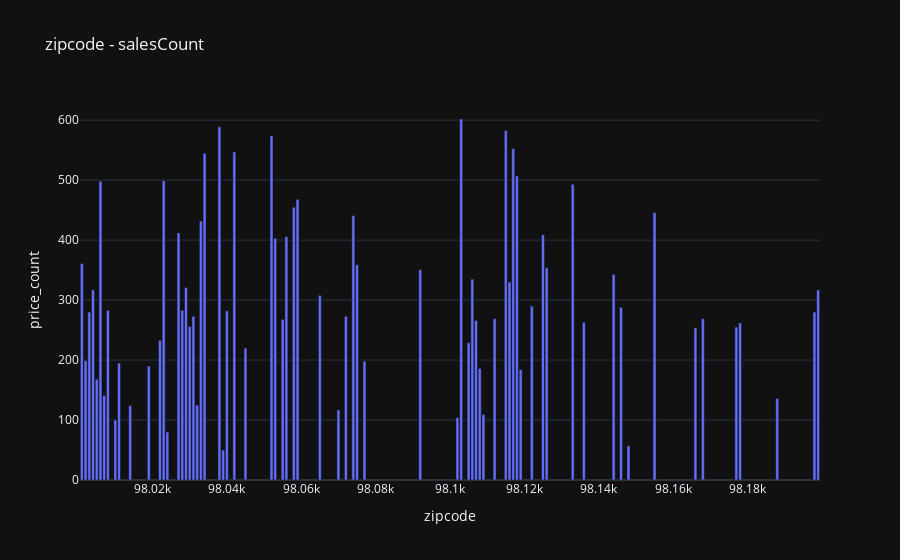

Write notebook code for a chart like this one.
### Code cell
px.bar(dfzipCode[:], x="zipcode" , y= "price_count", template="plotly_dark",title="zipcode - salesCount")

### Figure 1 — Plotly figure (JSON) as saved in the notebook; plotly's stock layout.template omitted (floating-point values rounded to 4 significant figures)
{"data": [{"alignmentgroup": "True", "hovertemplate": "zipcode=%{x}<br>price_count=%{y}<extra></extra>", "legendgroup": "", "marker": {"color": "#636efa"}, "name": "", "offsetgroup": "", "orientation": "v", "showlegend": false, "textposition": "auto", "type": "bar", "x": [98103, 98038, 98115, 98052, 98117, 98042, 98034, 98118, 98023, 98006, 98133, 98059, 98058, 98155, 98074, 98033, 98027, 98125, 98056, 98053, 98001, 98075, 98126, 98092, 98144, 98106, 98116, 98029, 98199, 98004, 98065, 98122, 98146, 98008, 98028, 98040, 98198, 98003, 98072, 98031, 98112, 98168, 98055, 98107, 98136, 98178, 98030, 98177, 98166, 98022, 98105, 98045, 98002, 98077, 98011, 98019, 98108, 98119, 98005, 98007, 98188, 98032, 98014, 98070, 98109, 98102, 98010, 98024, 98148, 98039], "xaxis": "x", "y": [602, 589, 583, 574, 553, 547, 545, 507, 499, 498, 493, 468, 455, 446, 441, 432, 412, 409, 406, 403, 361, 359, 354, 351, 343, 335, 330, 321, 317, 317, 308, 290, 288, 283, 283, 282, 280, 280, 273, 273, 269, 269, 268, 266, 263, 262, 256, 255, 254, 233, 229, 220, 199, 198, 195, 190, 186, 184, 168, 141, 136, 125, 124, 117, 109, 104, 100, 80, 57, 50], "yaxis": "y"}], "layout": {"barmode": "relative", "legend": {"tracegroupgap": 0}, "title": {"text": "zipcode - salesCount"}, "xaxis": {"anchor": "y", "domain": [0, 1], "title": {"text": "zipcode"}}, "yaxis": {"anchor": "x", "domain": [0, 1], "title": {"text": "price_count"}}}}
